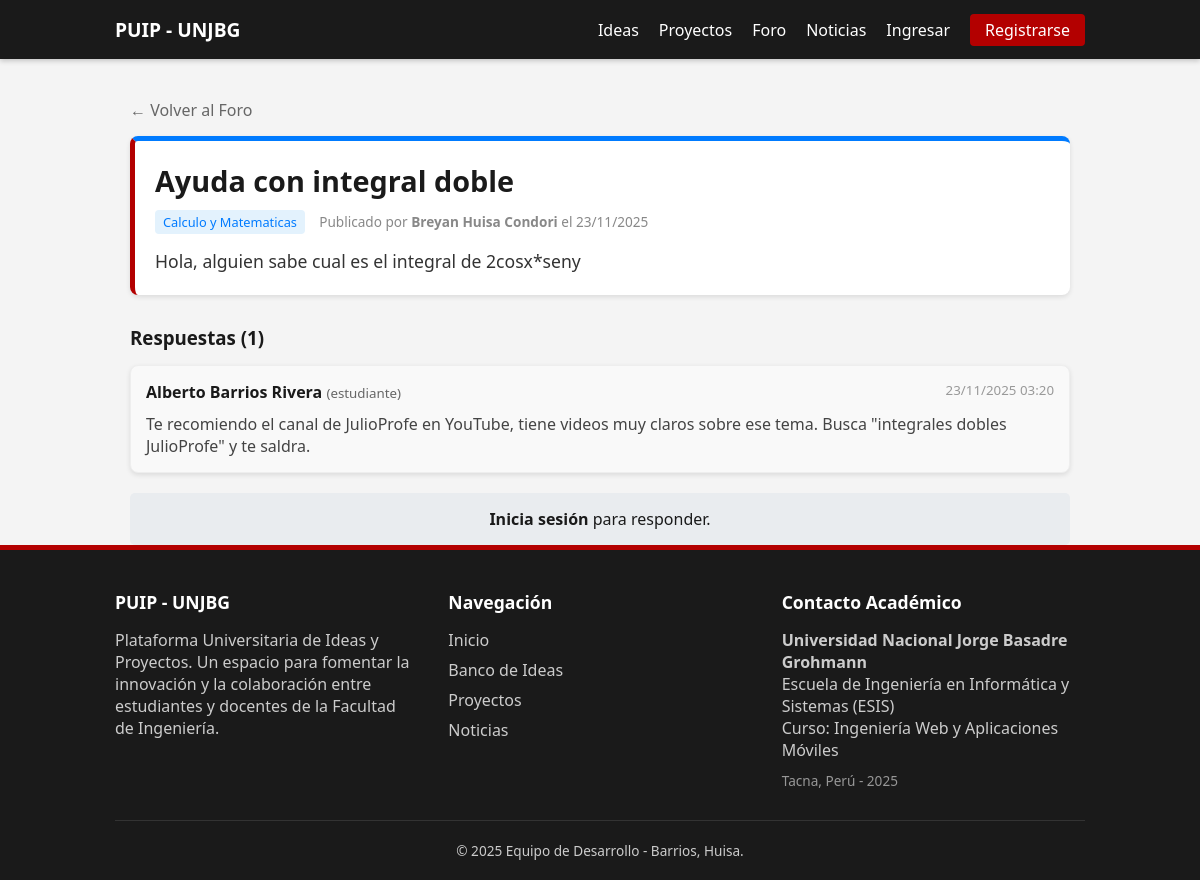
Screenshot of /foro/detalle/1 with the database file from the repository.
### tables this page shows
create table foro_publicaciones (
    id_foro_publicacion int primary key auto_increment,
    titulo varchar(255) not null,
    contenido varchar(1000) not null,
    usuario_id int not null,
    categoria_id int,
    fecha_publicacion timestamp default current_timestamp,
    constraint fk_foro_publicaciones_usuarios foreign key (usuario_id) references usuarios(id_usuario) on delete cascade,
    constraint fk_foro_publicaciones_categorias foreign key (categoria_id) references foro_categorias(id_categoria) on delete set null
);

create table foro_categorias (
    id_categoria int primary key auto_increment,
    nombre varchar(100) not null unique
);

create table usuarios (
    id_usuario int primary key auto_increment,
    nombre_completo varchar(200) not null,
    correo_electronico varchar(255) not null unique,
    password_hash varchar(255) not null,
    carrera_id int,
    rol enum('estudiante', 'administrador') not null default 'estudiante',
    foto_perfil varchar(255),
    fecha_registro timestamp default current_timestamp,
    constraint fk_usuarios_carreras foreign key (carrera_id) references carreras(id_carrera) on delete set null
);

create table foro_respuestas (
    id_foro_respuesta int primary key auto_increment,
    contenido varchar(1000) not null,
    publicacion_id int not null,
    usuario_id int not null,
    fecha_respuesta timestamp default current_timestamp,
    constraint fk_foro_respuestas_publicaciones foreign key (publicacion_id) references foro_publicaciones(id_foro_publicacion) on delete cascade,
    constraint fk_foro_respuestas_usuarios foreign key (usuario_id) references usuarios(id_usuario) on delete cascade
);

### app/controllers/ForoController.php (called while the page is built, shortened)
<?php
class ForoController extends Controller {
    public function detalle($id){
        $foroModel = $this->model('Foro');
        $pregunta = $foroModel->obtenerPreguntaPorId($id);
        $respuestas = $foroModel->obtenerRespuestas($id);
        $datos = [
            'pregunta' => $pregunta,
            'respuestas' => $respuestas
        ];
        $this->view('foro/detalle', $datos);
    }
}

### app/core/App.php (called while the page is built, shortened)
<?php
class App{
    protected $method = 'index';
    public function __construct(){
        $url = $this->parseUrl();
        if(isset($url[0])){
            $controllerName = ucfirst($url[0]) . 'Controller';
            if(file_exists('../app/controllers/' . $controllerName . '.php')){
                unset($url[0]);
            }
        }
        $this->controller = new $this->controller;
        if(isset($url[1])){
            if(method_exists($this->controller, $url[1])){
                $this->method = $url[1];
                unset($url[1]);
            }
        }
        $this->params = $url ? array_values($url) : [];
        call_user_func_array([$this->controller, $this->method], $this->params);
    }
    public function parseURL(){
        if(isset($_GET['url'])){
            return explode('/', filter_var(rtrim($_GET['url'], '/'), FILTER_SANITIZE_URL));
        }
        return [];
    }
}
?>

### public/index.php (called while the page is built, shortened)
<?php
require_once '../app/core/App.php';
require_once '../app/core/Controller.php';
require_once '../app/core/Database.php';
$app = new App();
?>

### app/models/Foro.php (called while the page is built, shortened)
<?php
class Foro {
    private $db;
    public function __construct(){
        $this->db = Database::connect();
    }
    public function obtenerPreguntaPorId($id){
        $sql = "SELECT p.*, u.nombre_completo as autor, c.nombre as categoria
                FROM foro_publicaciones p
                JOIN usuarios u ON p.usuario_id = u.id_usuario
                LEFT JOIN foro_categorias c ON p.categoria_id = c.id_categoria
                WHERE p.id_foro_publicacion = :id";
        $stmt = $this->db->prepare($sql);
        $stmt->bindValue(':id', $id);
        $stmt->execute();
        return $stmt->fetch(PDO::FETCH_OBJ);
    }
    public function obtenerRespuestas($id_pregunta){
        $sql = "SELECT r.*, u.nombre_completo as autor, u.rol
                FROM foro_respuestas r
                JOIN usuarios u ON r.usuario_id = u.id_usuario
                WHERE r.publicacion_id = :pid
                ORDER BY r.fecha_respuesta ASC";
        $stmt = $this->db->prepare($sql);
        $stmt->bindValue(':pid', $id_pregunta);
        $stmt->execute();
        return $stmt->fetchAll(PDO::FETCH_OBJ);
    }
}

### app/core/Database.php (called while the page is built, shortened)
<?php
class Database {
    private $host = 'localhost';
    private $db_name = 'plataforma_universitaria';
    private $username = 'root';
    private $password = '';
    private static $instance = null;
    private function __construct() {
        try {
            $this->conn = new PDO(
                "mysql:host=" . $this->host . ";dbname=" . $this->db_name . ";charset=utf8mb4",
                $this->username,
                $this->password
            );
        } catch(PDOException $e) {
            echo "Error de conexion: " . $e->getMessage();
        }
    }
    public static function connect() {
        if (self::$instance === null) {
            self::$instance = new Database();
        }
        return self::$instance->conn;
    }
}
?>

### app/views/foro/detalle.php (the view, shortened to what this page needs)
<?php require_once APPROOT . '/views/layouts/header.php'; ?>
<div class="container" style="margin-top:20px;">
    <a href="<?= BASE_URL ?>foro" style="color:#666;">&larr; Volver al Foro</a>
    <div class="card" style="margin-top:15px; border-top:5px solid #007bff;">
        <h1 style="font-size:1.8rem; margin-bottom:10px;"><?= $data['pregunta']->titulo ?></h1>
        <div style="margin-bottom:15px;">
            <span class="badge" style="background:#e3f2fd; color:#007bff;"><?= $data['pregunta']->categoria ?></span>
            <span style="font-size:0.85rem; color:#888; margin-left:10px;">
                Publicado por <strong><?= $data['pregunta']->autor ?></strong> el <?= date('d/m/Y', strtotime($data['pregunta']->fecha_publicacion)) ?>
            </span>
        </div>
        <p style="font-size:1.1rem; line-height:1.6; color:#333;">
            <?= nl2br($data['pregunta']->contenido) ?>
        </p>
    </div>
    <h3 style="margin:30px 0 15px 0;">Respuestas (<?= count($data['respuestas']) ?>)</h3>
    <?php foreach($data['respuestas'] as $resp): ?>
        <div class="card" style="padding:15px; background:#f9f9f9; border-left:none; border:1px solid #eee;">
            <div style="display:flex; justify-content:space-between; margin-bottom:10px;">
                <strong><?= $resp->autor ?> <small style="font-weight:normal; color:#666;">(<?= $resp->rol ?>)</small></strong>
                <small style="color:#999;"><?= date('d/m/Y H:i', strtotime($resp->fecha_respuesta)) ?></small>
            </div>
            <p style="color:#444;"><?= nl2br($resp->contenido) ?></p>
        </div>
    <?php endforeach; ?>
    <?php if(isset($_SESSION['usuario_id'])): ?>
        <div class="card" style="margin-top:30px; border-left:5px solid #28a745;">
            <h4>Tu Respuesta</h4>
            <form action="<?= BASE_URL ?>foro/responder/<?= $data['pregunta']->id_foro_publicacion ?>" method="POST">
                <textarea name="contenido" style="width:100%; height:100px; padding:10px; margin:10px 0; border:1px solid #ccc; border-radius:4px;" placeholder="Escribe tu solución aquí..." required></textarea>
                <button type="submit" class="btn" style="background:#28a745; color:white;">Publicar Respuesta</button>
            </form>
        </div>
    <?php else: ?>
        <div style="background:#e9ecef; padding:15px; border-radius:5px; text-align:center; margin-top:20px;">
            <a href="<?= BASE_URL ?>auth/login" style="font-weight:bold;">Inicia sesión</a> para responder.
        </div>
    <?php endif; ?>
</div>
<?php require_once APPROOT . '/views/layouts/footer.php'; ?>

### public/css/style.css (style rules this page uses)
:root { --primary: #b30000; --secondary: #1a1a1a; --light: #f4f4f4; --white: #ffffff; --gray: #666; }
* { box-sizing: border-box; margin: 0; padding: 0; font-family: 'Segoe UI', sans-serif; }
body { background-color: var(--light); color: var(--secondary); display: flex; flex-direction: column; min-height: 100vh; }
a { text-decoration: none; color: inherit; }
.container { max-width: 1000px; margin: 0 auto; padding: 0 15px; }
.card { background: white; padding: 20px; margin-bottom: 20px; border-radius: 8px; border-left: 5px solid var(--primary); box-shadow: 0 2px 5px rgba(0,0,0,0.1); }
.badge { background: #eee; padding: 3px 8px; border-radius: 4px; font-size: 0.8rem; }

### rows the page displays
foro_publicaciones: titulo "Ayuda con integral doble", categoria.nombre "Calculo y Matematicas", usuario.nombre_completo "Breyan Huisa Condori", fecha_publicacion "23/11/2025", contenido "Hola, alguien sabe cual es el integral de 2cosx*seny"
foro_respuestas: usuario.nombre_completo "Alberto Barrios Rivera", usuario.rol "estudiante", fecha_respuesta "23/11/2025 03:20", contenido "Te recomiendo el canal de JulioProfe en YouTube, tiene videos muy claros sobre ese tema. Busca \"integrales dobles JulioProfe\" y te saldra."

### other values shown
count($data['respuestas']) "1"
